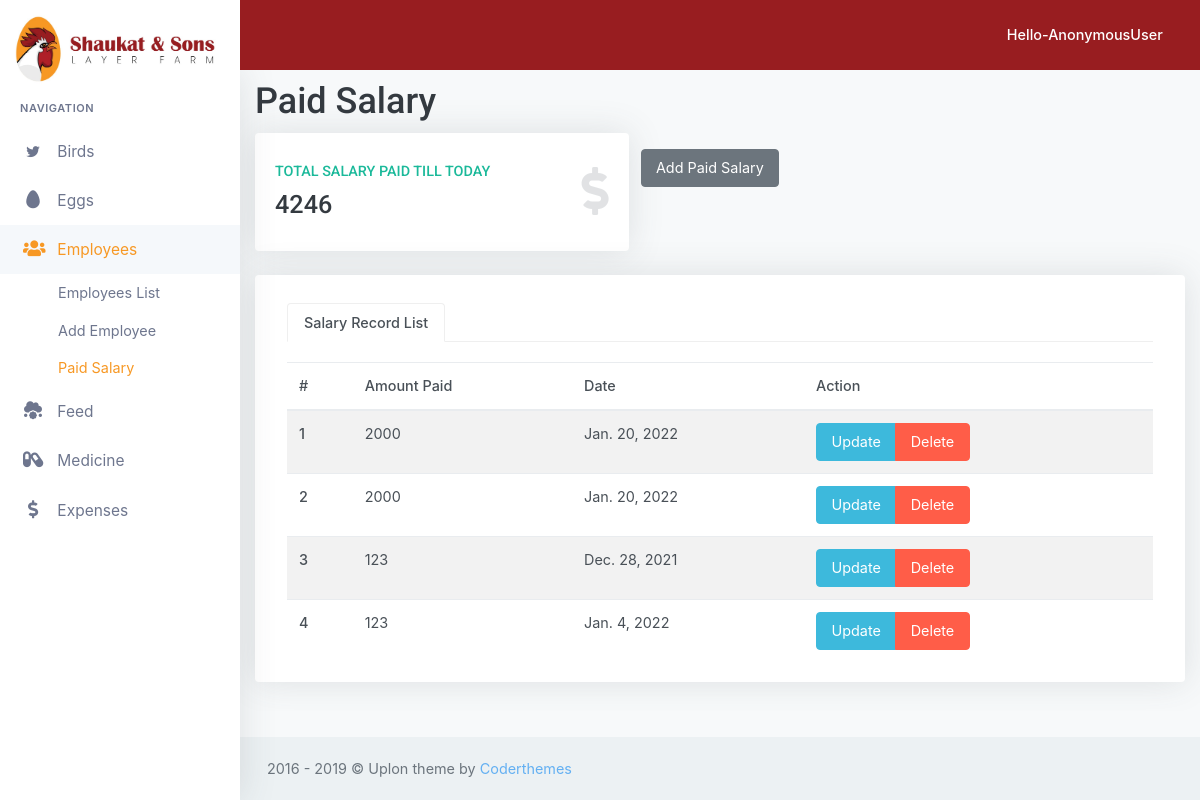
Screenshot of /employee/paid-salary-record/ with the database file from the repository.
### employee/models.py (models this page shows)
class SalaryPaid(models.Model):
    amount = models.IntegerField(default=0)
    date = models.DateTimeField()
    updated_by = models.ForeignKey(User, on_delete=models.SET_NULL, null=True)

### employee/views.py (the view)
# urls.py: path('paid-salary-record/', views.paid_salary_record, name='paid_salary_record'),
def paid_salary_record(request):
    salary_record = SalaryPaid.objects.all()
    total_paid_salary = 0
    for salary in salary_record.iterator():
        total_paid_salary = total_paid_salary + int(salary.amount)
    context = {"salary_record": salary_record, "total_paid_salary": total_paid_salary}
    return render(request, 'paid_salary_record.html', context)

### employee/templates/paid_salary_record.html (shortened to what this page needs)
{% extends 'baseTeamplate.html' %}
{% load static %}
{% block content %}
    <h1>Paid Salary</h1>
    <div class="row">
        <div class="col-xl-5 col-md-6">
            <div class="card-box tilebox-two">
                <i class="fas fa-dollar-sign float-right text-muted"></i>
                <h6 class="text-success text-uppercase">Total Salary Paid Till Today</h6>
                <h3><span data-plugin="counterup">{{ total_paid_salary }}</span></h3>
            </div>
        </div>
        <div class="col-xl-2 col-md-6">
            <div class=" row">
                <a type="button" href="{% url "employee:pay_salary" %}"
                   class="btn btn-secondary waves-effect waves-light width-md mt-3 mb-2">Add Paid Salary
                </a>
            </div>
        </div>
    </div>
    <div class="row">
        <div class="col-12">
            <div class="card-box">
                <div class="col-lg">
                    <div class="mt-2">
                        <ul class="nav nav-tabs" id="myTab" role="tablist">
                            <li class="nav-item">
                                <a class="nav-link active" id="home-tab" data-toggle="tab" href="#home"
                                   role="tab" aria-controls="home" aria-expanded="true">Salary Record List</a>
                            </li>
                        </ul>
                        <div class="tab-content text-muted" id="myTabContent">
                            <div role="tabpanel" class="tab-pane fade in active show" id="home"
                                 aria-labelledby="home-tab">
                                <div class="table-responsive">
                                    <table class="table table-striped mb-0">
                                        <thead>
                                        <tr>
                                            <th>#</th>
                                            <th>Amount Paid</th>
                                            <th>Date</th>
                                            <th>Action</th>
                                        </tr>
                                        </thead>
                                        <tbody>
                                        {% for salary in salary_record %}
                                            <tr>
                                                <th scope="row">{{ forloop.counter }}</th>
                                                <td>{{ salary.amount }}</td>
                                                <td>{{ salary.date.date }}</td>
                                                <td>
                                                    <div class="btn-group" role="group" aria-label="Basic example">
                                                        <a type="button" class="btn btn-info"
                                                           href="{% url "employee:update_salary_paid_record" salary.id %} ">Update</a>
                                                        <a type="button" class="btn btn-danger"
                                                           href="{% url "employee:delete_salary_paid_record" salary.id %} ">Delete</a>
                                                    </div>
                                                </td>
                                            </tr>
                                        {% endfor %}
                                        </tbody>
                                    </table>
                                </div>
                            </div>
                        </div>
                    </div>
                </div>
            </div>
        </div>
    </div>
{% endblock %}

### rows the page displays
SalaryPaid: amount "2000", date "Jan. 20, 2022"
SalaryPaid: amount "2000", date "Jan. 20, 2022"
SalaryPaid: amount "123", date "Dec. 28, 2021"
SalaryPaid: amount "123", date "Jan. 4, 2022"

### other values shown
{{ request.user }} "AnonymousUser"
{{ total_paid_salary }} "4246"
